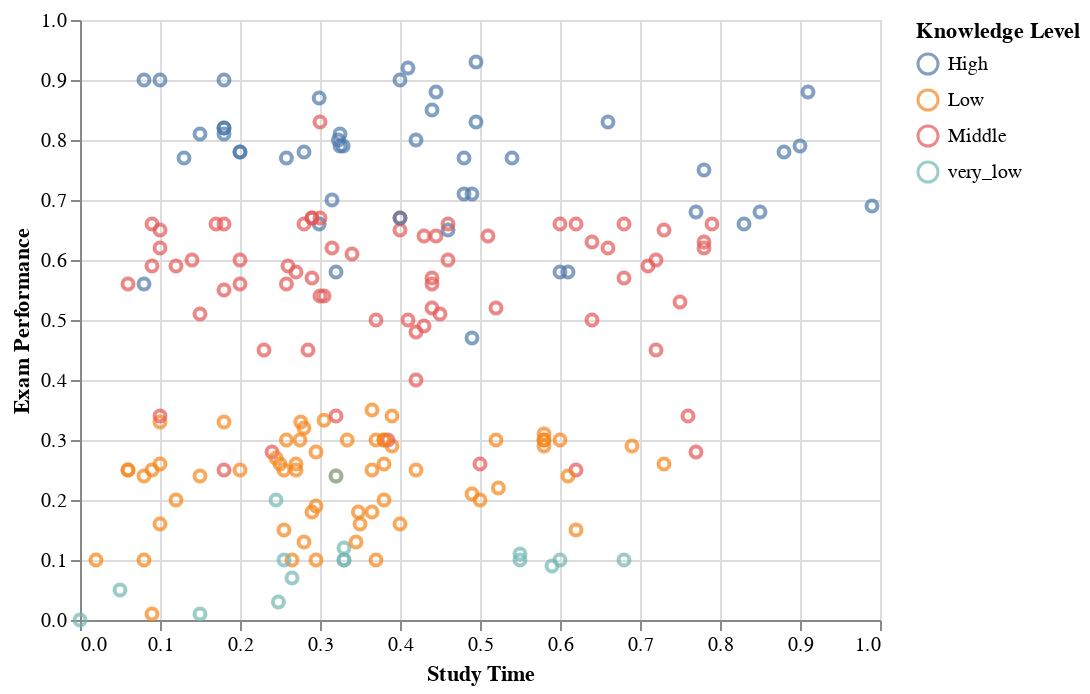

Source (notebook cell):
### Code cell
alt.Chart(data_training).mark_point().encode(
x = "Study Time",
y = "Exam Performance",
color = "Knowledge Level"
)

### Figure 1 — Vega-Lite specification as saved in the notebook (floating-point values rounded to 4 significant figures; data arrays with more than 128 entries replaced by an {"elided": "..."} marker saying what was removed)
{"config": {"view": {"continuousWidth": 400, "continuousHeight": 300}}, "data": {"name": "data-efd0b140540a418c9e6a1ae12ae8effd"}, "mark": "point", "encoding": {"color": {"field": "Knowledge Level", "type": "nominal"}, "x": {"field": "Study Time", "type": "quantitative"}, "y": {"field": "Exam Performance", "type": "quantitative"}}, "$schema": "https://vega.github.io/schema/vega-lite/v4.17.0.json", "datasets": {"data-efd0b140540a418c9e6a1ae12ae8effd": {"elided": "193 records"}}}
